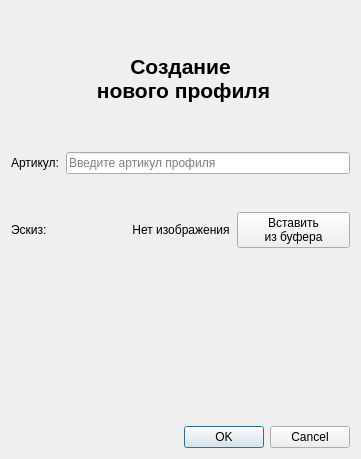
<?xml version="1.0" encoding="UTF-8"?>
<ui version="4.0">
 <class>DialogCreateProfile</class>
 <widget class="QDialog" name="DialogCreateProfile">
  <property name="geometry">
   <rect>
    <x>0</x>
    <y>0</y>
    <width>361</width>
    <height>459</height>
   </rect>
  </property>
  <property name="windowTitle">
   <string>Создать профиль</string>
  </property>
  <property name="modal">
   <bool>true</bool>
  </property>
  <layout class="QVBoxLayout" name="verticalLayout">
   <item>
    <widget class="QLabel" name="label_title">
     <property name="font">
      <font>
       <pointsize>16</pointsize>
       <bold>true</bold>
      </font>
     </property>
     <property name="text">
      <string>Создание
 нового профиля</string>
     </property>
     <property name="alignment">
      <set>Qt::AlignmentFlag::AlignCenter</set>
     </property>
    </widget>
   </item>
   <item>
    <layout class="QHBoxLayout" name="horizontalLayout">
     <item>
      <widget class="QLabel" name="label_article">
       <property name="text">
        <string>Артикул:</string>
       </property>
      </widget>
     </item>
     <item>
      <widget class="QLineEdit" name="lineEdit_article">
       <property name="placeholderText">
        <string>Введите артикул профиля</string>
       </property>
      </widget>
     </item>
    </layout>
   </item>
   <item>
    <layout class="QHBoxLayout" name="horizontalLayout_2">
     <item>
      <widget class="QLabel" name="label_sketch">
       <property name="maximumSize">
        <size>
         <width>16777215</width>
         <height>16777215</height>
        </size>
       </property>
       <property name="text">
        <string>Эскиз:</string>
       </property>
      </widget>
     </item>
     <item>
      <widget class="QLabel" name="label_image">
       <property name="minimumSize">
        <size>
         <width>100</width>
         <height>100</height>
        </size>
       </property>
       <property name="maximumSize">
        <size>
         <width>100</width>
         <height>100</height>
        </size>
       </property>
       <property name="layoutDirection">
        <enum>Qt::LayoutDirection::LeftToRight</enum>
       </property>
       <property name="autoFillBackground">
        <bool>false</bool>
       </property>
       <property name="text">
        <string>Нет изображения</string>
       </property>
       <property name="alignment">
        <set>Qt::AlignmentFlag::AlignCenter</set>
       </property>
      </widget>
     </item>
     <item>
      <widget class="QPushButton" name="pushButton_paste_image">
       <property name="text">
        <string>Вставить
из буфера</string>
       </property>
      </widget>
     </item>
    </layout>
   </item>
   <item>
    <widget class="QWidget" name="widget" native="true">
     <layout class="QVBoxLayout" name="verticalLayout_2"/>
    </widget>
   </item>
   <item>
    <widget class="QDialogButtonBox" name="buttonBox">
     <property name="orientation">
      <enum>Qt::Orientation::Horizontal</enum>
     </property>
     <property name="standardButtons">
      <set>QDialogButtonBox::StandardButton::Cancel|QDialogButtonBox::StandardButton::Ok</set>
     </property>
    </widget>
   </item>
  </layout>
 </widget>
 <resources/>
 <connections>
  <connection>
   <sender>buttonBox</sender>
   <signal>accepted()</signal>
   <receiver>DialogCreateProfile</receiver>
   <slot>accept()</slot>
   <hints>
    <hint type="sourcelabel">
     <x>248</x>
     <y>254</y>
    </hint>
    <hint type="destinationlabel">
     <x>157</x>
     <y>274</y>
    </hint>
   </hints>
  </connection>
  <connection>
   <sender>buttonBox</sender>
   <signal>rejected()</signal>
   <receiver>DialogCreateProfile</receiver>
   <slot>reject()</slot>
   <hints>
    <hint type="sourcelabel">
     <x>316</x>
     <y>260</y>
    </hint>
    <hint type="destinationlabel">
     <x>286</x>
     <y>274</y>
    </hint>
   </hints>
  </connection>
 </connections>
</ui>
